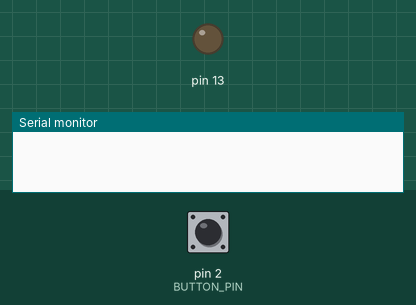
Bench run of a sketch on a simulated Arduino Uno, built with avr-gcc and run on an emulated ATmega328P. Parts: output pins drawn as LEDs (lit = HIGH), the last lines printed to the serial monitor. Dashed ring = blinking. The inputs (shaded band) are chosen by the test bench; at power-on: pin 2 (BUTTON_PIN) LOW.

Above: at 1.2 s.
1.3 s: pin 2 (BUTTON_PIN) pulled HIGH for 1 s
At 3.1 s:
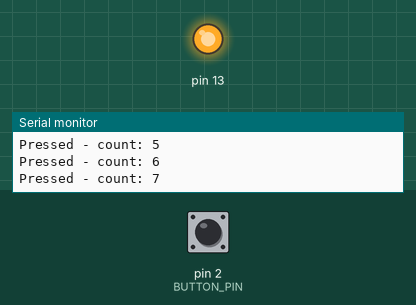
4.3 s: pin 2 (BUTTON_PIN) pulled HIGH for 3.2 s
At 4.52 s:
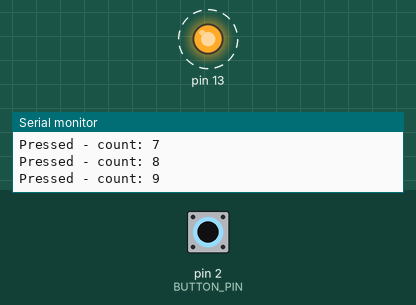
Timing chart, 0 to 9.0 s (numbered marks = the images above; inputs shaded):
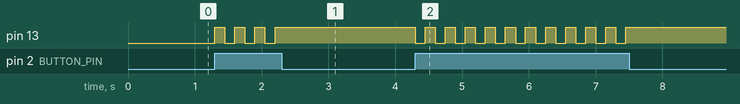

Measured:
- after the input at 1.3 s, pin 13: alternates HIGH for 0.15 s and LOW for 0.15 s, 7 changes in all, then stays HIGH, starting at once
- after the input at 4.3 s, pin 13: alternates HIGH for 0.15 s and LOW for 0.15 s, 22 changes in all, then stays HIGH, starting at once

The sketch:

4.1_counting-nobouncing.ino
```cpp
#define BUTTON_PIN 2

const unsigned long bounce_delay = 150;
int count;
boolean buttonHold = false;
unsigned long tsHold = 0;

void setup()
{
  pinMode(BUTTON_PIN, INPUT);
  Serial.begin(9600);
  count = 0;
  pinMode(13, OUTPUT);
}

void loop()
{
  unsigned long ts = millis();
  if (ts - tsHold >= bounce_delay)
  {
    buttonHold = false;
  }

  int buttonState = digitalRead(BUTTON_PIN);
  if (buttonState == HIGH && !buttonHold)
  {
    count++;
    Serial.print("Pressed - count: ");
    Serial.println(count);
    // delay(150);
    // buttonState = LOW;
    buttonHold = true;
    tsHold = millis();
  }

  if (count % 2)
  {
    digitalWrite(13, HIGH);
  }
  else
  {
    digitalWrite(13, LOW);
  }
}
```
